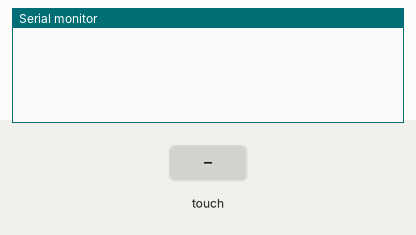
A sketch run on a simulated ESP32. On the bench: the last lines printed to the serial monitor. Inputs (shaded band) come from the test bench.

Above: at 1.2 s.
1.3 s: touch panel pressed at 13 % / 10 % of its raw x / y range
At 1.9 s:
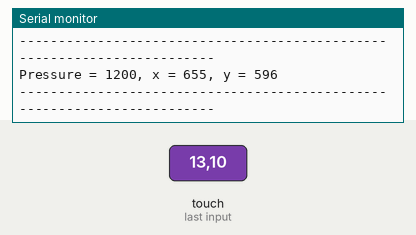
2.9 s: touch panel pressed at 38 % / 10 % of its raw x / y range
At 3.01 s:
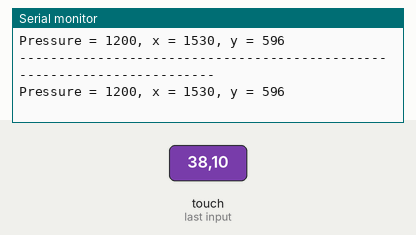

The sketch:

TouchPoint_Tracker.ino
```cpp
#include <XPT2046_Touchscreen.h>
#include <SPI.h>

// MOSI=11, MISO=12, SCK=13

#define CS_PIN  39
#define MOSI_PIN 11  // Define your custom MOSI pin
#define MISO_PIN 13  // Define your custom MISO pin
#define SCK_PIN  12  // Define your custom SCK pin

// The TIRQ interrupt signal must be used for this example.
#define TIRQ_PIN  42
XPT2046_Touchscreen ts(CS_PIN,TIRQ_PIN);  // Param 2 - Touch IRQ Pin - interrupt enabled polling

void setup() {
  Serial.begin(115200);
  SPI.begin(SCK_PIN, MISO_PIN, MOSI_PIN, CS_PIN);

  ts.begin();
  //ts.begin(SPI1); // use alternate SPI port
  ts.setRotation(2);
//  while (!Serial && (millis() <= 1000));
}

void loop() {

  // tirqTouched() is much faster than touched().  For projects where other SPI chips
  // or other time sensitive tasks are added to loop(), using tirqTouched() can greatly
  // reduce the delay added to loop() when the screen has not been touched.
  if (ts.tirqTouched()) {
    if (ts.touched()) {
      TS_Point p = ts.getPoint();
      Serial.print("Pressure = ");
      Serial.print(p.z);
      Serial.print(", x = ");
      Serial.print(p.x);
      Serial.print(", y = ");
      Serial.print(p.y);
      delay(100);
      Serial.println();
      Serial.println("------------------------------------------------------------------------");

    }
  }
}
```

Measured:
- after the input at 1.3 s, the serial monitor: prints a new line at once (image 1)
- after the input at 2.9 s, the serial monitor: prints a new line at once (image 2)
